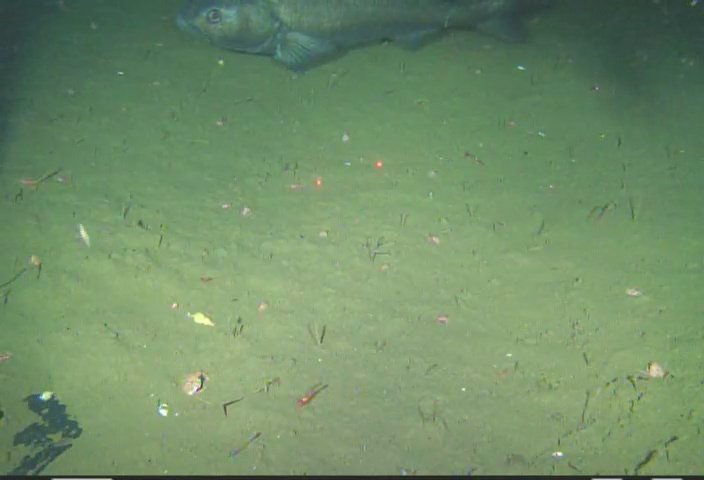
#> input picture data/fish_and_shadow.jpg, 704 x 480 px
$ python -i segment.py   (imports and definitions only)
#> lines starting #> are read from the running program, lines starting #| are printed output that depends on the picture; after the words box and inside, x2 and y2 are one past the last pixel; in counts of white or black regions, pixels touching at a corner belong together
#> further down, picture is the input picture: shape (480, 704, 3); mean B, G, R 103.9, 141.7, 112.6
# Copyright (C) 2013 David Rusk
#
# Permission is hereby granted, free of charge, to any person obtaining a copy
# of this software and associated documentation files (the "Software"), to
# deal in the Software without restriction, including without limitation the
# rights to use, copy, modify, merge, publish, distribute, sublicense, and/or
# sell copies of the Software, and to permit persons to whom the Software is
# furnished to do so, subject to the following conditions:
#
# The above copyright notice and this permission notice shall be included in
# all copies or substantial portions of the Software.
#
# THE SOFTWARE IS PROVIDED "AS IS", WITHOUT WARRANTY OF ANY KIND, EXPRESS OR
# IMPLIED, INCLUDING BUT NOT LIMITED TO THE WARRANTIES OF MERCHANTABILITY,
# FITNESS FOR A PARTICULAR PURPOSE AND NONINFRINGEMENT. IN NO EVENT SHALL THE
# AUTHORS OR COPYRIGHT HOLDERS BE LIABLE FOR ANY CLAIM, DAMAGES OR OTHER
# LIABILITY, WHETHER IN AN ACTION OF CONTRACT, TORT OR OTHERWISE, ARISING
# FROM, OUT OF OR IN CONNECTION WITH THE SOFTWARE OR THE USE OR OTHER DEALINGS
# IN THE SOFTWARE.

"""
Segmentation algorithms.
"""

import cv2
import numpy as np

MAX_PIXEL_VALUE = 255


class HSVColourSegmenter(object):
    def __init__(self):
        # IMPORTANT NOTE:
        #   Hue range:        [0, 180]
        #   Saturation range: [0, 255]
        #   Value range:      [0, 255]
        # This is not the same as programs like gcolor2!
        # TODO an algorithm to dynamically set thresholds
        self.hue_min = 75
        self.hue_max = 100
        self.sat_min = 0.
        self.sat_max = 100
        self.val_min = 100.
        self.val_max = 255.

        # For cleaning
        self.kernel = cv2.getStructuringElement(cv2.MORPH_ELLIPSE, (3, 3))

    def segment(self, current_image):
        hsv_img = cv2.cvtColor(current_image, cv2.COLOR_BGR2HSV)
#> hsv_img: shape (480, 704, 3); mean H, S, V 55.2, 73.7, 141.7

        min_vals = np.array([self.hue_min, self.sat_min, self.val_min])
        max_vals = np.array([self.sat_max, self.sat_max, self.val_max])
        bin_img = cv2.inRange(hsv_img, min_vals, max_vals)
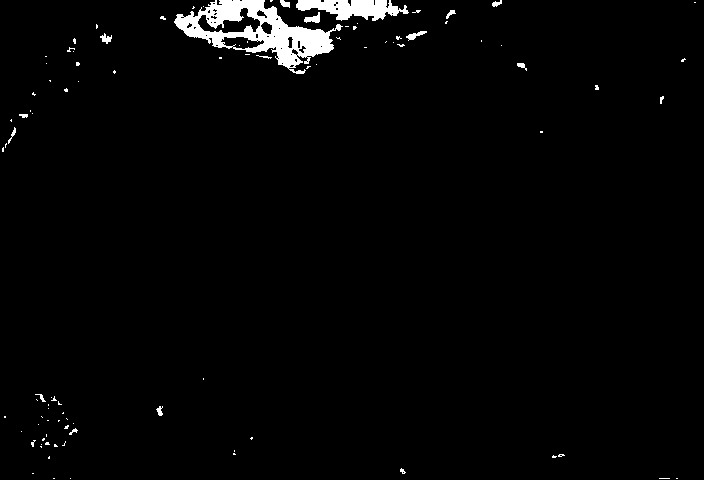
#> bin_img: shape (480, 704); 2.1% white; 97 white regions (80 under 20 px), largest, box (x1, y1, x2, y2) and area: (174, 0, 343, 74) 4583, (296, 0, 409, 21) 1442, (304, 12, 320, 23) 98

        return self._clean(bin_img)

    def _clean(self, bin_img):
        bin_img = cv2.morphologyEx(bin_img, cv2.MORPH_CLOSE, self.kernel,
                                   iterations=17)
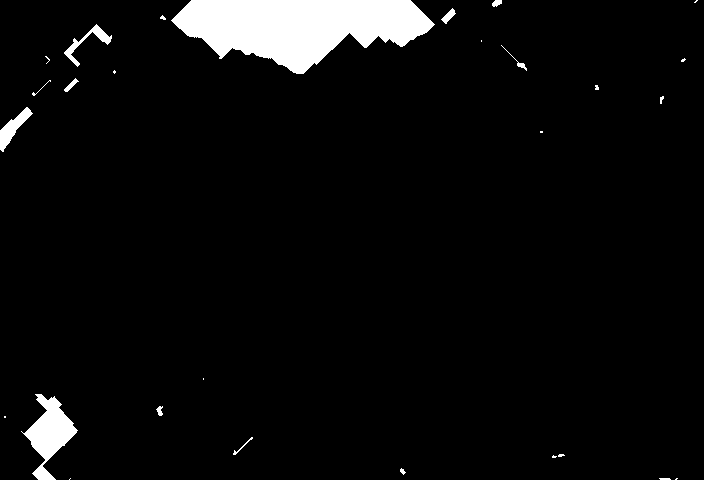
#> bin_img: shape (480, 704); 4.7% white; 28 white regions (14 under 20 px), largest, box (x1, y1, x2, y2) and area: (171, 0, 435, 74) 12231, (21, 394, 78, 480) 2049, (0, 107, 33, 152) 513
        bin_img = cv2.morphologyEx(bin_img, cv2.MORPH_OPEN, self.kernel,
                                   iterations=3)
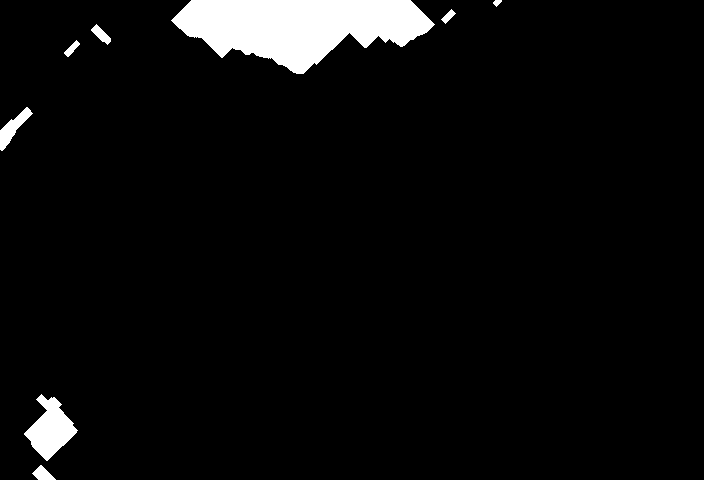
#> bin_img: shape (480, 704); 4.5% white; 8 white regions, largest, box (x1, y1, x2, y2) and area: (171, 0, 435, 74) 12226, (24, 394, 78, 461) 1820, (0, 107, 33, 151) 510
        return bin_img


class MovingAverageBackgroundSubtractor(object):
    def __init__(self, alpha):
        self.alpha = alpha
        self.background = None

    # [19 lines left out: function segment, not called in this run]


class MixtureOfGaussiansBackgroundSubtractor(object):
    # [13 lines left out: functions __init__, segment, not called in this run]


class CompositeSegmentationAlgorithm(object):
    """
    Performs logical AND operation on the segmentation results of the
    component segmentation algorithms.
    """

    def __init__(self, algorithms):
        self.algorithms = algorithms

    # [12 lines left out: function segment, not called in this run]

>>> import cv2
>>> picture = cv2.imread('../data/fish_and_shadow.jpg')
>>> result = HSVColourSegmenter().segment(picture)

$ run again, on data/fish_well_lit.jpg
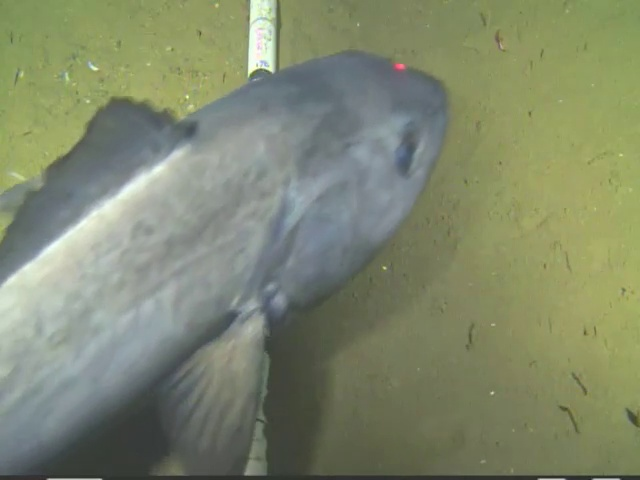
#> input picture data/fish_well_lit.jpg, 640 x 480 px
#> picture is the input picture: shape (480, 640, 3); mean B, G, R 109.4, 136.3, 128.5
#> hsv_img: shape (480, 640, 3); mean H, S, V 53.7, 57.3, 137.4
#> in segment, `bin_img = cv2.inRange(hsv_img, min_vals, max_vals)`:
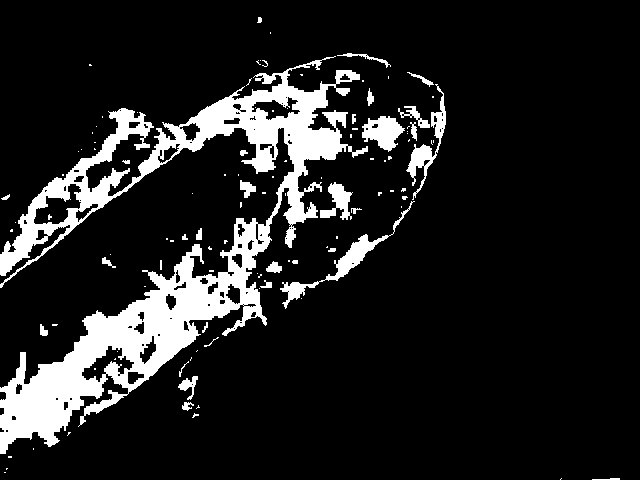
#> bin_img: shape (480, 640); 12.8% white; 110 white regions (78 under 20 px), largest, box (x1, y1, x2, y2) and area: (0, 56, 368, 454) 33418, (280, 201, 415, 309) 1335, (406, 84, 446, 200) 1006
#> in _clean, `bin_img = cv2.morphologyEx(bin_img, cv2.MORPH_OPEN, self.kernel, itera..`:
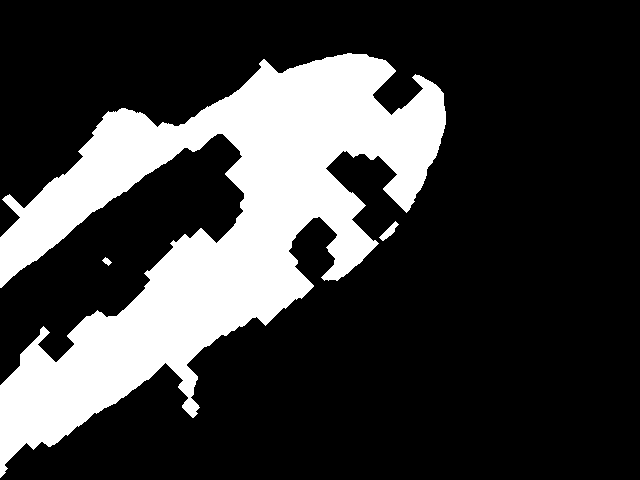
#> bin_img: shape (480, 640); 23.6% white; 3 white regions, box (x1, y1, x2, y2) and area: (0, 53, 446, 478) 72304, (379, 221, 399, 241) 142, (102, 257, 112, 266) 45

$ run again, on data/fish_ss.png
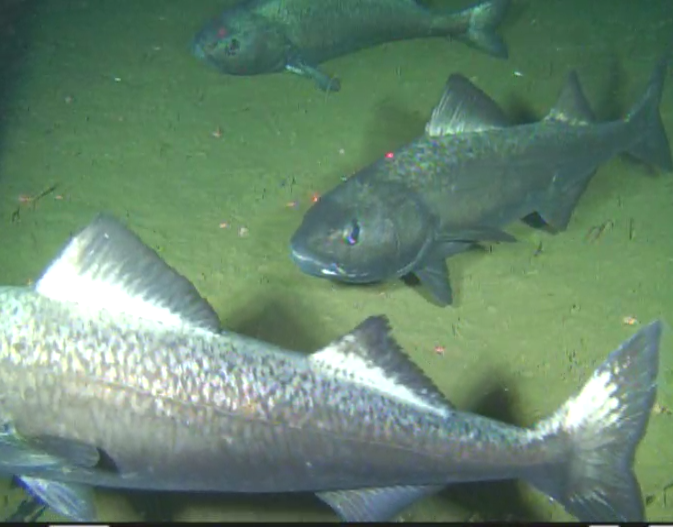
#> input picture data/fish_ss.png, 673 x 527 px
#> picture is the input picture: shape (527, 673, 3); mean B, G, R 111.1, 133, 104
#> hsv_img: shape (527, 673, 3); mean H, S, V 69.5, 69.8, 134.1
#> in segment, `bin_img = cv2.inRange(hsv_img, min_vals, max_vals)`:
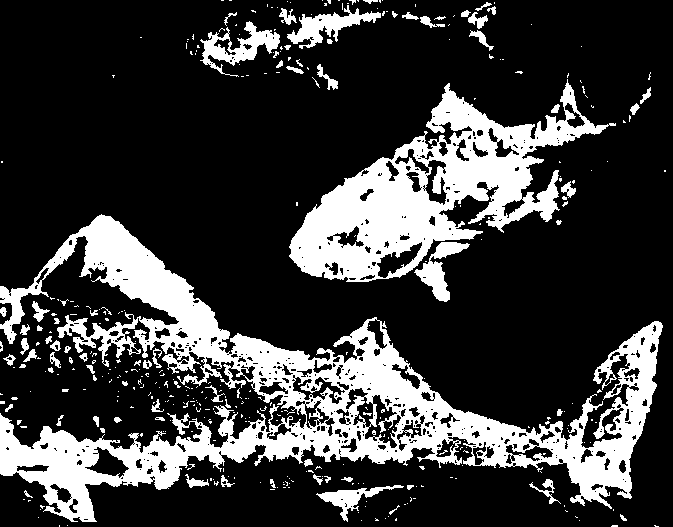
#> bin_img: shape (527, 673); 23.3% white; 373 white regions (296 under 20 px), largest, box (x1, y1, x2, y2) and area: (0, 214, 663, 522) 49206, (289, 79, 616, 282) 23296, (200, 21, 280, 77) 1584
#> in _clean, `bin_img = cv2.morphologyEx(bin_img, cv2.MORPH_OPEN, self.kernel, itera..`:
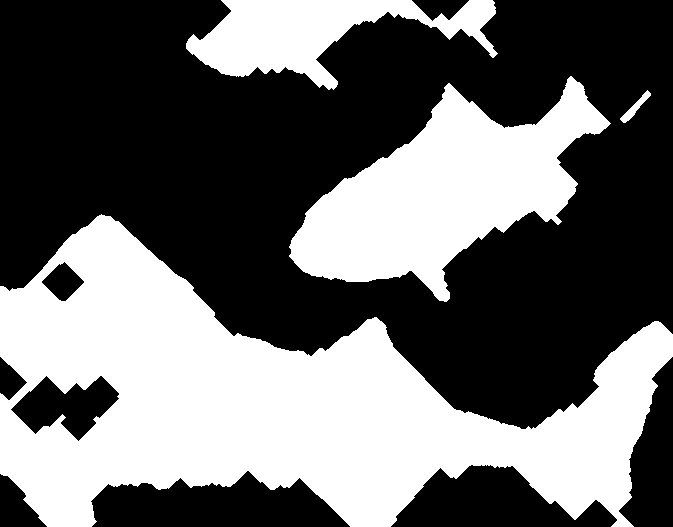
#> bin_img: shape (527, 673); 41.5% white; 4 white regions, box (x1, y1, x2, y2) and area: (0, 214, 673, 527) 100353, (289, 76, 611, 302) 33600, (186, 0, 498, 90) 12810, (620, 90, 651, 123) 267
